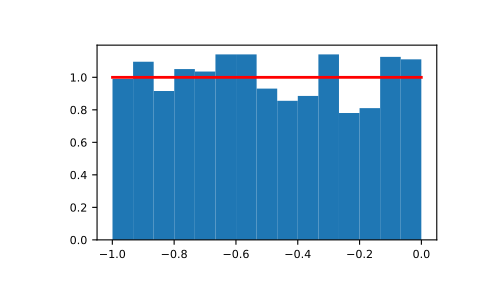

Source code (Python):
# Draw samples from the distribution:

s = np.random.uniform(-1,0,1000)

# All values are within the given interval:

np.all(s >= -1)
# True
np.all(s < 0)
# True

# Display the histogram of the samples, along with the
# probability density function:

import matplotlib.pyplot as plt
count, bins, ignored = plt.hist(s, 15, density=True)
plt.plot(bins, np.ones_like(bins), linewidth=2, color='r')
plt.show()
